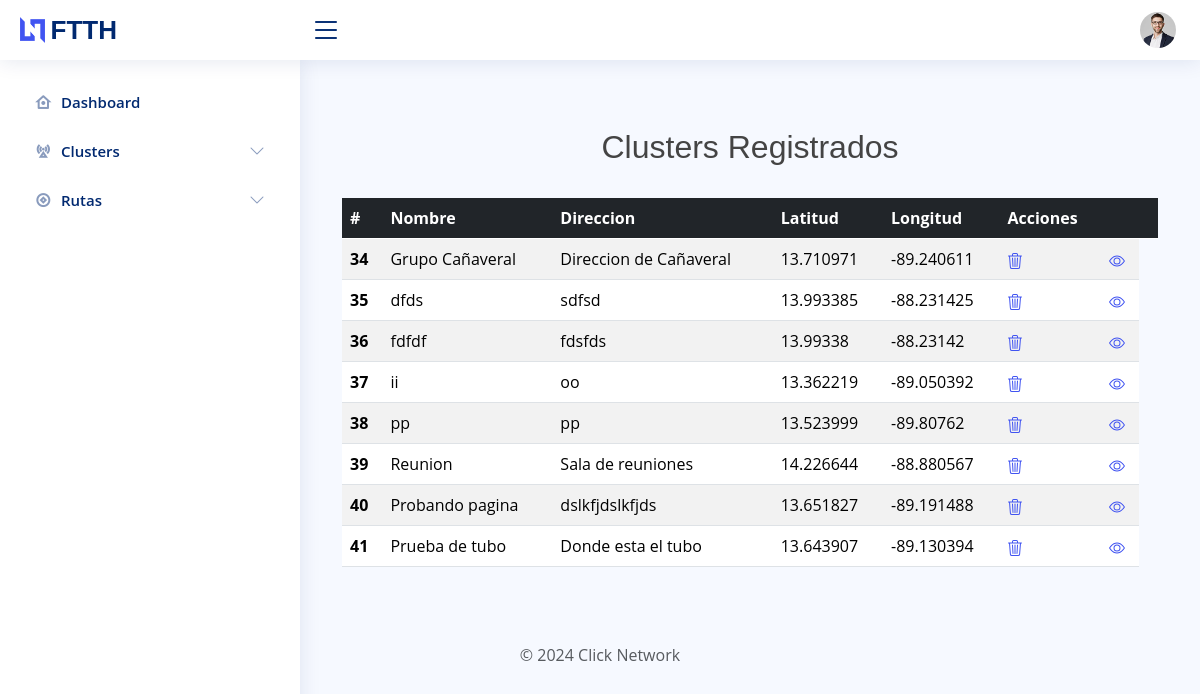
The page /map/clusters_supervisor on the database its author committed.
### map/models.py (models this page shows, shortened)
class Cluster(models.Model):
    TIPO_CHOICES = [
        ("mufa", "Mufa"),
        ("nap", "NAP"),
        ("cliente", "Cliente"),
    ]
    TIPOS_CHOICES = [
        ("Horizontal", "Horizontal"),
        ("Vertical", "Vertical"),
        ("Tipo Domo", "Tipo Domo"),
    ]
    BANDEJAS_CHOICES = [
        (1, "numero de bandejas: 1"),
        (2, "numero de bandejas: 2"),
        (3, "numero de bandejas: 3"),
        (4, "numero de bandejas: 4"),
        (5, "numero de bandejas: 5"),
        (6, "numero de bandejas: 6"),
    ]
    FUSIONES_CHOICES = [
        (6, "6 fusiones"),
        (12, "12 fusiones"),
        (24, "24 fusiones"),
        (48, "48 fusiones"),
    ]
    COLORS_CHOICES = [
        ("Azul", "Azul"),
        ("Anaranjado", "Anaranjado"),
        ("Verde", "Verde"),
        ("Cafe", "Cafe"),
        ("Plateado", "Plateado"),
        ("Blanco", "Blanco"),
        ("Rojo", "Rojo"),
        ("Negro", "Negro"),
        ("Amarillo", "Amarillo"),
        ("Violeta", "Violeta"),
        ("Rosa", "Rosa"),
        ("Agua", "Agua"),
    ]
    name = models.CharField(max_length=250, verbose_name="Nombre del Cluster")
    addres = models.CharField(max_length=250, verbose_name="Direccion del Cluster")
    lat = models.FloatField(verbose_name="Latitud")
    Ing = models.FloatField(verbose_name="Longitud")
    c_cluster = models.CharField(
        max_length=10, verbose_name="Codigo del Cluster", null=False, blank=False
    )
    tipo = models.CharField(
        max_length=20, choices=TIPO_CHOICES, default="horizontal", verbose_name="Tipo"
    )
    n_bandejas = models.IntegerField(
        choices=BANDEJAS_CHOICES, default=1, verbose_name="Numero de Bandejas"
    )
    n_fusiones = models.IntegerField(
        choices=FUSIONES_CHOICES, default=1, verbose_name="Numero de Fusiones"
    )
    colors = models.CharField(
        choices=COLORS_CHOICES,
        max_length=20,
        default="Azul",
        verbose_name="Color de Tubo",
    )
    tipos = models.CharField(
        choices=TIPOS_CHOICES,
        max_length=20,
        default="Horizontal",
        verbose_name="Tipo",
    )
    class Meta:
        verbose_name = "Cluster"
        verbose_name_plural = "Clusters"
        ordering = ["id"]

### map/views.py (the view)
# urls.py: path("clusters_supervisor", view_clusters_supervisor, name="clusters_supervisor"),
def view_clusters_supervisor(request):
    location = Cluster.objects.all()
    context = {"locations" : location}
    return render(request, "view_clusters_supervisor.html", context)

### templates/view_clusters_supervisor.html (shortened to what this page needs)
{% extends "template_supervisor.html" %}
{% block  content %}
    <div class="container mt-5">
        <h2 class="text-center">Clusters Registrados</h2>
        <br>
        <table class="table table-striped">
            <thead class="table-dark">
                <tr>
                    <th scope="col">#</th>
                    <th scope="col">Nombre</th>
                    <th scope="col">Direccion</th>
                    <th scope="col">Latitud</th>
                    <th scope="col">Longitud</th>
                    <th scope="col">Acciones</th>
                    <th scope="col"></th>
                    <th scope="col"></th>
                </tr>
            </thead>
            <tbody>
                {% for location in locations %}
                    <tr>
                        <th scope="row">{{ location.id}}</th>
                        <td>{{ location.name }}</td>
                        <td>{{location.addres}}</td>
                        <td>{{ location.lat }}</td>
                        <td>{{ location.Ing }}</td>
                        <td title="Borrar">
                            <a href = "clusters_supervisor/delete_cluster/{{location.id}}">
                            </a>
                        </td>
                        <td title="Ver">
                            <a href="clusters_supervisor/view_cluster/{{location.id}}">
</a>
                        </td>
                    </tr>
                {% endfor %}
            </tbody>
        </table>
    </div>
{% endblock  %}

### static/assets/css/style.css (style rules this page uses)
:root { scroll-behavior: smooth; }
body { font-family: "Open Sans", sans-serif; background: #f6f9ff; color: #444444; }
a { color: #4154f1; text-decoration: none; }
h1, h2, h3, h4, h5, h6 { font-family: "Nunito", sans-serif; }

### rows shown on the page
Cluster: id "34", name "Grupo Cañaveral", addres "Direccion de Cañaveral", lat "13.710971", Ing "-89.240611"
Cluster: id "35", name "dfds", addres "sdfsd", lat "13.993385", Ing "-88.231425"
Cluster: id "36", name "fdfdf", addres "fdsfds", lat "13.99338", Ing "-88.23142"
Cluster: id "37", name "ii", addres "oo", lat "13.362219", Ing "-89.050392"
Cluster: id "38", name "pp", addres "pp", lat "13.523999", Ing "-89.80762"
Cluster: id "39", name "Reunion", addres "Sala de reuniones", lat "14.226644", Ing "-88.880567"
Cluster: id "40", name "Probando pagina", addres "dslkfjdslkfjds", lat "13.651827", Ing "-89.191488"
Cluster: id "41", name "Prueba de tubo", addres "Donde esta el tubo", lat "13.643907", Ing "-89.130394"
